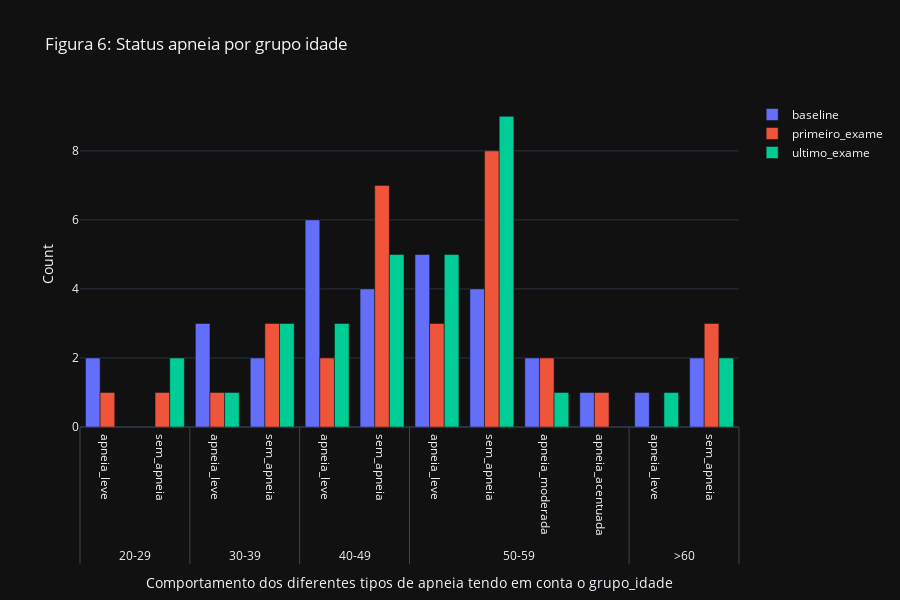

Notebook code cell kept with this figure:
### Markdown cell above
#### Comportamento dos diferentes tipos de apneia tendo em conta o grupo etario

### Code cell
pd.options.plotting.backend = "plotly"
df_baseline[["grupo_idade", "status_apneia"]]

fg = pd.concat([df_baseline.groupby("grupo_idade")["status_apneia"].value_counts(),
                 df_primeiro_exame.groupby("grupo_idade")["status_apneia"].value_counts(),
                 df_ultimo_exame.groupby("grupo_idade")["status_apneia"].value_counts()
                 ],axis=1)
# print(fg)
fg.columns = ["apneia_baseline","apneia_primeiro_exame","apneia_ultimo_exame"]
fg.reset_index(inplace=True)

x = [
    fg["grupo_idade"],
    fg['status_apneia'],
]

fig = go.Figure()
# fig.add_bar()
# fig.add_trace(go.Box(x=x,y=fg["apneia_baseline"], name="baseline"))
# fig.add_trace(go.Box(x=x,y=fg["apneia_primeiro_exame"], name="primeiro_exame"))
# fig.add_trace(go.Box(x=x,y=fg["apneia_ultimo_exame"], name="ultimo_exame"))
fig.add_bar(x=x,y=fg["apneia_baseline"], name="baseline")
fig.add_bar(x=x,y=fg["apneia_primeiro_exame"], name="primeiro_exame")
fig.add_bar(x=x,y=fg["apneia_ultimo_exame"], name="ultimo_exame")

fig.update_layout(
    title = "Figura 6: Status apneia por grupo idade",
    dragmode="zoom",
    hovermode="x",
    barmode="group",
    height=600,
    # legend = dict(traceorder="reversed"),
    template = "plotly_dark",
    # barmode = "group",
)

fig.update_xaxes(title = "Comportamento dos diferentes tipos de apneia tendo em conta o grupo_idade")
fig.update_yaxes(title_text="Count")

fig.show()
fig.write_image("../reports/figures/grupo_etario_apneia.png")

### Figure 1 — Plotly figure (JSON) as saved in the notebook; plotly's stock layout.template omitted (floating-point values rounded to 4 significant figures)
{"data": [{"name": "baseline", "type": "bar", "x": [["20-29", "30-39", "30-39", "40-49", "40-49", "50-59", "50-59", "50-59", "50-59", ">60", ">60", "20-29"], ["apneia_leve", "apneia_leve", "sem_apneia", "apneia_leve", "sem_apneia", "apneia_leve", "sem_apneia", "apneia_moderada", "apneia_acentuada", "sem_apneia", "apneia_leve", "sem_apneia"]], "y": [2, 3, 2, 6, 4, 5, 4, 2, 1, 2, 1, null]}, {"name": "primeiro_exame", "type": "bar", "x": [["20-29", "30-39", "30-39", "40-49", "40-49", "50-59", "50-59", "50-59", "50-59", ">60", ">60", "20-29"], ["apneia_leve", "apneia_leve", "sem_apneia", "apneia_leve", "sem_apneia", "apneia_leve", "sem_apneia", "apneia_moderada", "apneia_acentuada", "sem_apneia", "apneia_leve", "sem_apneia"]], "y": [1, 1, 3, 2, 7, 3, 8, 2, 1, 3, null, 1]}, {"name": "ultimo_exame", "type": "bar", "x": [["20-29", "30-39", "30-39", "40-49", "40-49", "50-59", "50-59", "50-59", "50-59", ">60", ">60", "20-29"], ["apneia_leve", "apneia_leve", "sem_apneia", "apneia_leve", "sem_apneia", "apneia_leve", "sem_apneia", "apneia_moderada", "apneia_acentuada", "sem_apneia", "apneia_leve", "sem_apneia"]], "y": [null, 1, 3, 3, 5, 5, 9, 1, null, 2, 1, 2]}], "layout": {"barmode": "group", "dragmode": "zoom", "height": 600, "hovermode": "x", "title": {"text": "Figura 6: Status apneia por grupo idade"}, "xaxis": {"title": {"text": "Comportamento dos diferentes tipos de apneia tendo em conta o grupo_idade"}}, "yaxis": {"title": {"text": "Count"}}}}
